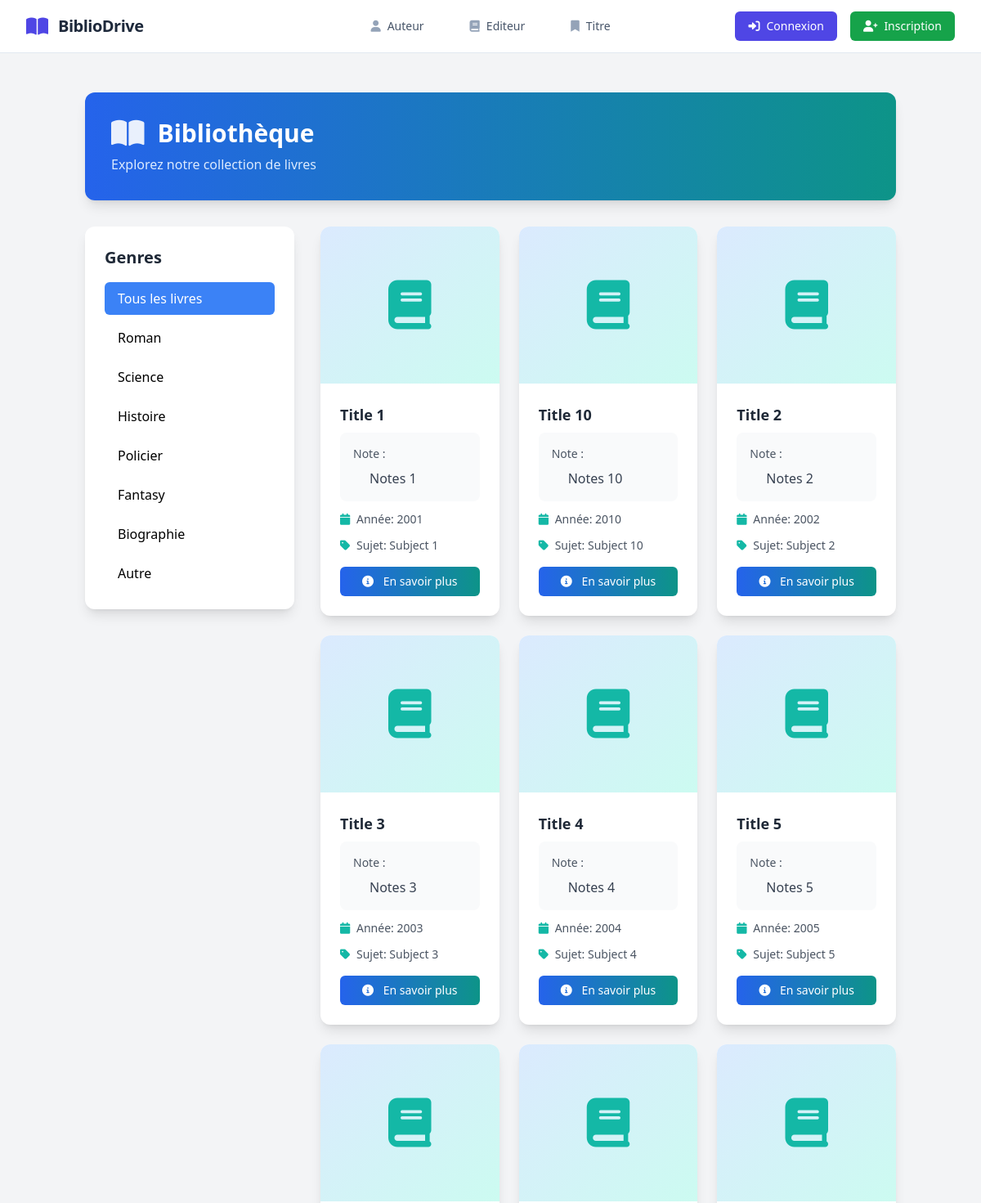
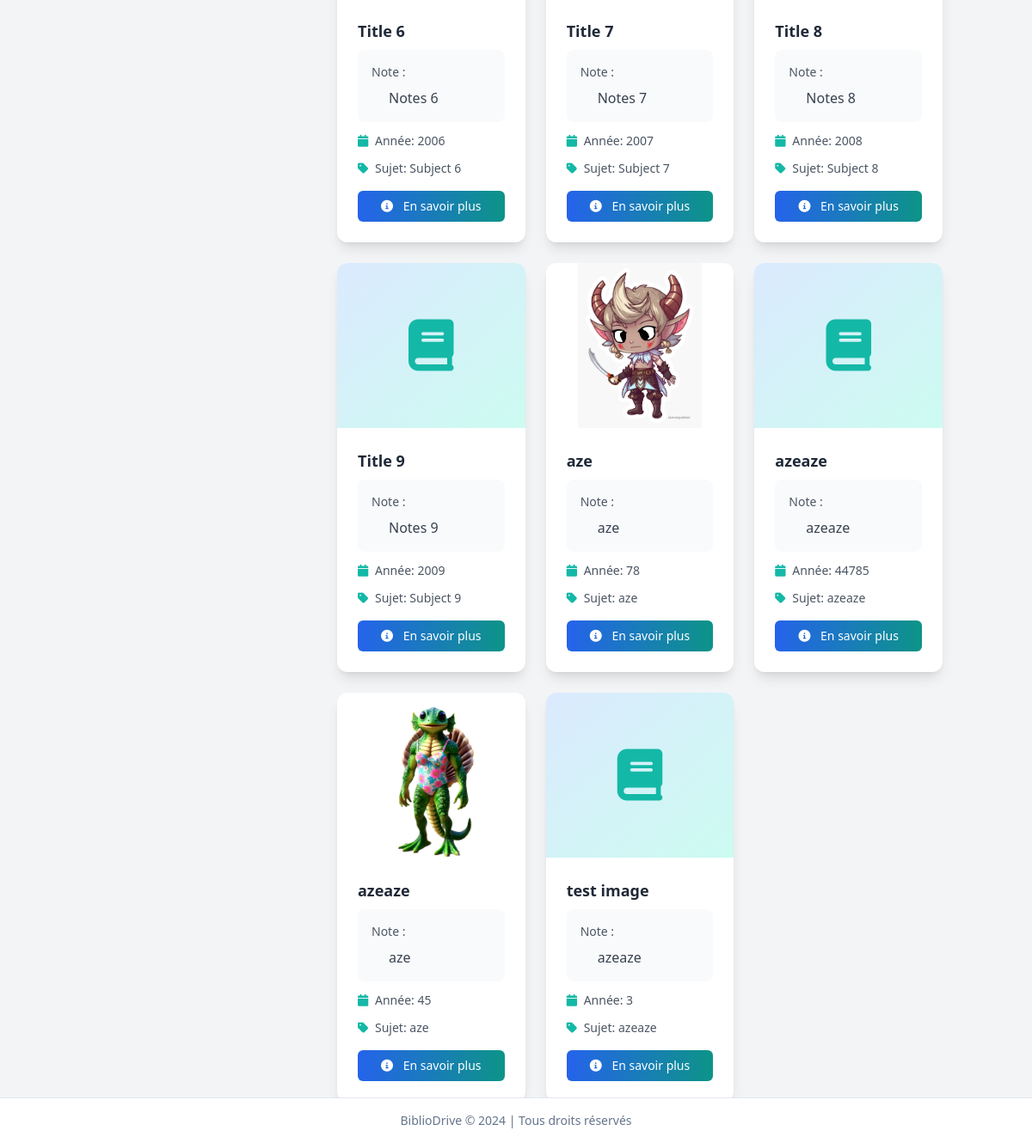
The page /books/ on the database its author committed (2 pictures, top to bottom).
### backoffice/models.py (models this page shows, shortened)
class Title(models.Model):
    title = models.CharField(max_length=255)
    year_published = models.SmallIntegerField()
    isbn = models.CharField(max_length=20, primary_key=True)
    pubid = models.ForeignKey(Publisher, on_delete=models.CASCADE)
    reserve_by = models.ForeignKey(User, on_delete=models.CASCADE, null=True, blank=True)
    description = models.CharField(max_length=50)
    notes = models.CharField(max_length=50)
    subject = models.CharField(max_length=50)
    comments = models.TextField()
    image = models.ImageField(upload_to='images/', null=True, blank=True)
    GENRE_CHOICES = [
        ('ROMAN', 'Roman'),
        ('SCIENCE', 'Science'),
        ('HISTOIRE', 'Histoire'),
        ('POLICIER', 'Policier'),
        ('FANTASY', 'Fantasy'),
        ('BIOGRAPHIE', 'Biographie'),
        ('AUTRE', 'Autre'),
    ]
    genre = models.CharField(max_length=20, choices=GENRE_CHOICES, default='AUTRE')

### backoffice/views.py (the view)
# urls.py: path('books/', views.book_list, name="book-list"),
def book_list(request):
    selected_genre = request.GET.get('genre', '')
    objects = Title.objects.all().order_by('title')
    if selected_genre:
        objects = objects.filter(genre=selected_genre)
    context = {
        'objects': objects,
        'active_nav': 'book',
        'genres': Title.GENRE_CHOICES,
        'selected_genre': selected_genre
    }
    return render(request, template_name='book/book_list.html', context=context)

### backoffice/templates/book/book_list.html (shortened to what this page needs)
<!DOCTYPE html>
<html lang="fr">
<head>
    <script src="https://cdn.tailwindcss.com"></script>
    <link rel="stylesheet" type="text/css" href="https://cdn.datatables.net/1.11.5/css/jquery.dataTables.css">
    <link rel="stylesheet" type="text/css"
        href="https://cdn.datatables.net/responsive/2.2.9/css/responsive.dataTables.min.css">
    <link rel="stylesheet" href="https://cdnjs.cloudflare.com/ajax/libs/font-awesome/6.0.0/css/all.min.css">
</head>
<body class="bg-gray-100">
    {% extends 'base.html' %}
    {% block content %}
    <div class="container mx-auto px-4 py-12">
        <div class="max-w-7xl mx-auto mb-8">
            <div class="bg-gradient-to-r from-blue-600 to-teal-600 rounded-xl p-8 text-white shadow-lg">
                <h1 class="text-3xl font-bold flex items-center">
                    <i class="fas fa-book-open text-4xl mr-4 opacity-90"></i>
                    Bibliothèque
                </h1>
                <p class="text-blue-100 mt-2">Explorez notre collection de livres</p>
            </div>
        </div>
        <div class="flex">
            <div class="w-64 mr-8 sticky top-4 self-start h-fit">
                <div class="bg-white rounded-xl shadow-lg p-6">
                    <h2 class="text-xl font-semibold mb-4 text-gray-800">Genres</h2>
                    <ul class="space-y-2">
                        <li>
                            <a href="{% url 'book-list' %}"
                                class="block px-4 py-2 rounded-md {% if not selected_genre %}bg-blue-500 text-white{% else %}hover:bg-gray-100{% endif %}">
                                Tous les livres
                            </a>
                        </li>
                        {% for genre_code, genre_name in genres %}
                        <li>
                            <a href="?genre={{ genre_code }}"
                                class="block px-4 py-2 rounded-md {% if selected_genre == genre_code %}bg-blue-500 text-white{% else %}hover:bg-gray-100{% endif %}">
                                {{ genre_name }}
                            </a>
                        </li>
                        {% endfor %}
                    </ul>
                </div>
            </div>
            <div class="flex-1">
                <div class="grid grid-cols-1 md:grid-cols-2 lg:grid-cols-3 xl:grid-cols-4 gap-6">
                    {% for book in objects %}
                    <div
                        class="bg-white rounded-xl shadow-lg overflow-hidden hover:shadow-xl transition-shadow duration-300">
                        <div class="relative w-full h-48">
                            {% if book.image %}
                            <div class="absolute inset-0">
                                <img src="{{ book.image.url }}" alt="{{ book.title }}"
                                    class="w-full h-full object-contain">
                            </div>
                            {% else %}
                            <div
                                class="absolute inset-0 bg-gradient-to-br from-blue-100 to-teal-100 flex items-center justify-center">
                                <i class="fas fa-book text-6xl text-teal-500"></i>
                            </div>
                            {% endif %}
                        </div>
                        <div class="p-6">
                            <h3 class="text-lg font-semibold text-gray-800 mb-2">{{ book.title }}</h3>
                            <div class="space-y-3 mb-4">
                                <div class="bg-gray-50 p-4 rounded-lg">
                                    <p class="text-sm text-gray-600 flex items-start mb-2">
                                        <span class="font-medium">Note :</span>
                                    </p>
                                    <p class="text-gray-700 pl-5">{{ book.notes }}</p>
                                </div>
                                <p class="text-sm text-gray-600 flex items-center">
                                    <i class="fas fa-calendar w-5 text-teal-500"></i>
                                    <span>Année: {{ book.year_published }}</span>
                                </p>
                                <p class="text-sm text-gray-600 flex items-center">
                                    <i class="fas fa-tag w-5 text-teal-500"></i>
                                    <span>Sujet: {{ book.subject }}</span>
                                </p>
                            </div>
                            <div class="space-y-2">
                                <a href="{% url 'book-detail' book.isbn %}"
                                    class="block w-full text-center px-4 py-2 bg-gradient-to-r from-blue-600 to-teal-600 text-white text-sm font-medium rounded-md hover:from-blue-700 hover:to-teal-700 transition-colors duration-200">
                                    <i class="fas fa-info-circle mr-2"></i>
                                    En savoir plus
                                </a>
                            </div>
                        </div>
                    </div>
                    {% endfor %}
                </div>
            </div>
        </div>
    </div>
    {% endblock %}

### rows shown on the page
Title: title "Title 1", notes "Notes 1", year_published "2001", subject "Subject 1"
Title: title "Title 10", notes "Notes 10", year_published "2010", subject "Subject 10"
Title: title "Title 2", notes "Notes 2", year_published "2002", subject "Subject 2"
Title: title "Title 3", notes "Notes 3", year_published "2003", subject "Subject 3"
Title: title "Title 4", notes "Notes 4", year_published "2004", subject "Subject 4"
Title: title "Title 5", notes "Notes 5", year_published "2005", subject "Subject 5"
Title: title "Title 6", notes "Notes 6", year_published "2006", subject "Subject 6"
Title: title "Title 7", notes "Notes 7", year_published "2007", subject "Subject 7"
Title: title "Title 8", notes "Notes 8", year_published "2008", subject "Subject 8"
Title: title "Title 9", notes "Notes 9", year_published "2009", subject "Subject 9"
Title: image (picture), title "aze", notes "aze", year_published "78", subject "aze"
Title: title "azeaze", notes "azeaze", year_published "44785", subject "azeaze"
Title: image (picture), title "azeaze", notes "aze", year_published "45", subject "aze"
Title: title "test image", notes "azeaze", year_published "3", subject "azeaze"

### other values the page prints
{{ genre_name }} "Roman" "Science" "Histoire" "Policier" "Fantasy" "Biographie" "Autre"
